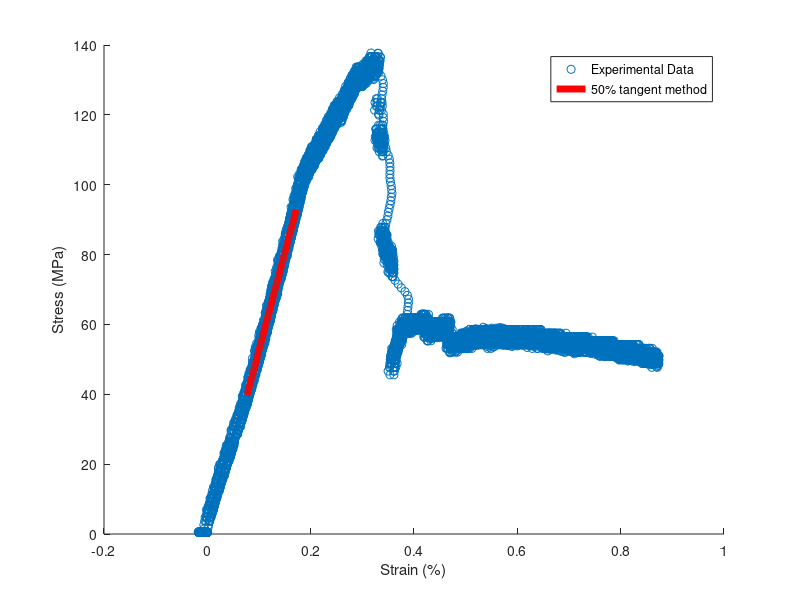

Write the MATLAB code that produced this figure.
%%
%%% Arian Velayati, PhD
%%%% This script is used to find the Young's modulus of rocks using the 50%
%%%% max peak stress method

clc; clear; close;
%% Input

ea = load('ea.txt'); % Axial strain (%)
Sd = load('sd.txt'); % Deviatoric Stress (MPa)
%% Calculations

Sd_m = max(Sd); % Max Sd value
Sd_mh = 0.5*Sd_m; % Half Sd_m
r = find(Sd>Sd_mh); %find the row in which the 0.5 half peak stress can be found

n = 100; % arbitrary row distancing from the 
f = polyfit(ea(r(1)-n:(r(1)+n)), Sd(r(1)-n:r(1)+n),1); %Fitting a linear tanget around 50% of peak s1

fout = f;
for i = 1:10
    % f = polyfit(ea((r(1)+n):r(1)), Sd((r(1)+n):r(1)),1)
    n = n + 100;
f = polyfit(ea(r(1)-n:(r(1)+n)), Sd(r(1)-n:r(1)+n),1);
fout = [fout;f];
if (fout(i+1,1)-fout(i,1))/fout(i+1,1) < 0.01
    disp('Optimal n is: '); disp(n); 
    disp('E (MPa) is: '); disp(f(:,1))
     break
end
end

 
 %% plot
 
scatter(ea,Sd)
hold on 
x = linspace(ea(r(1)-n),ea(r(1)+n),100);
y = f(1).*x+f(2);
plot(x,y,'r','LineWidth',5)
xlabel('Strain (%)')
ylabel('Stress (MPa)')
legend('Experimental Data','50% tangent method')
 
